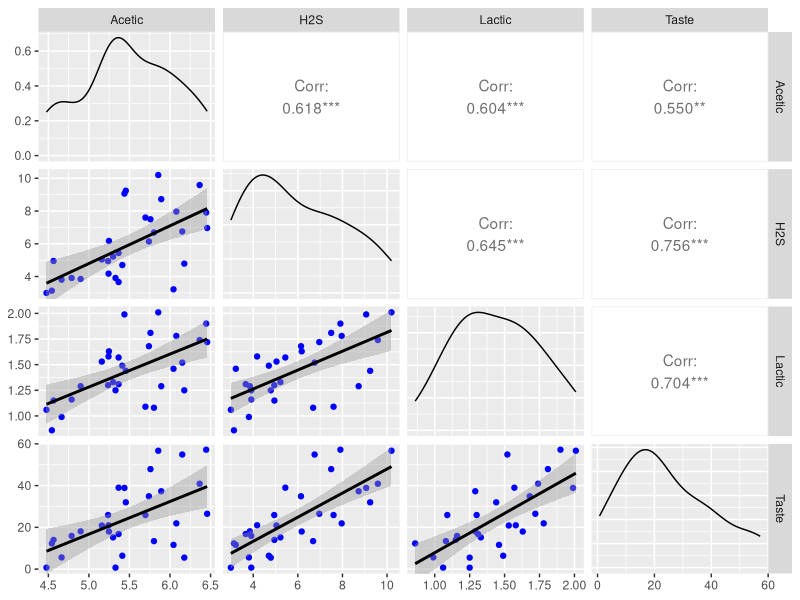
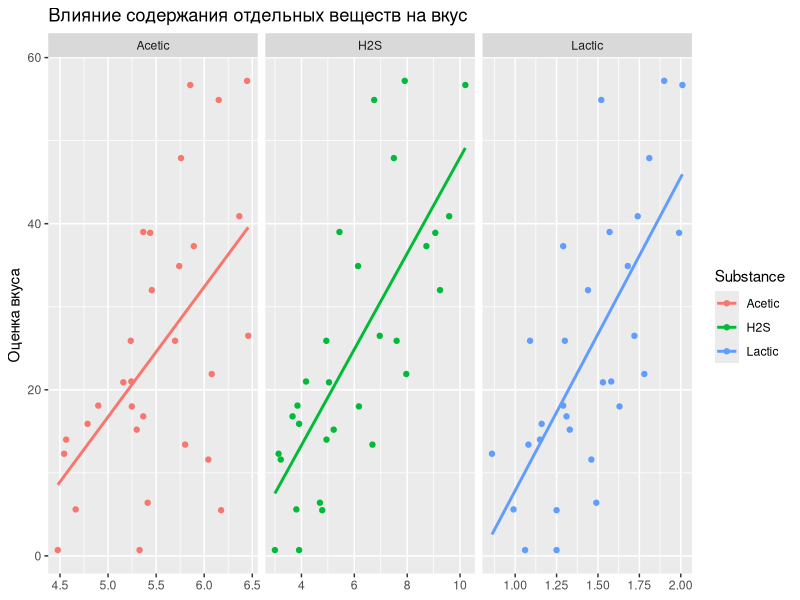
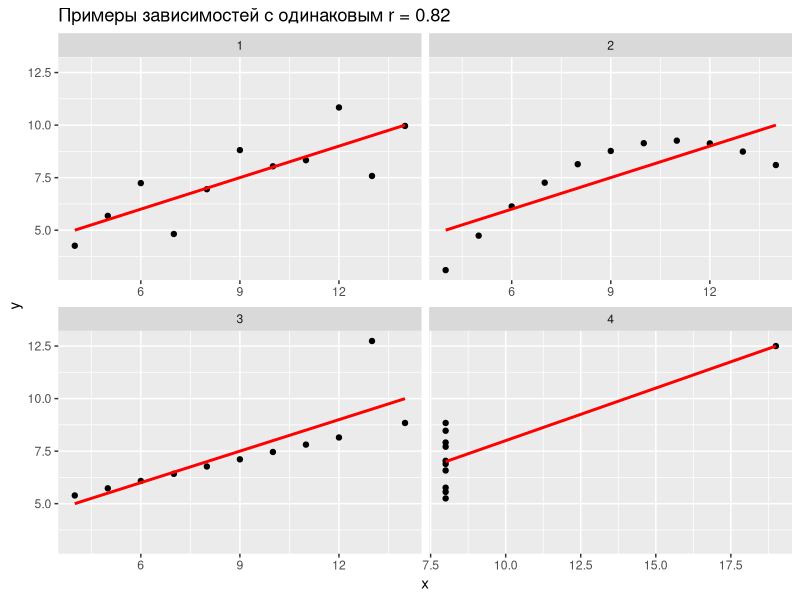
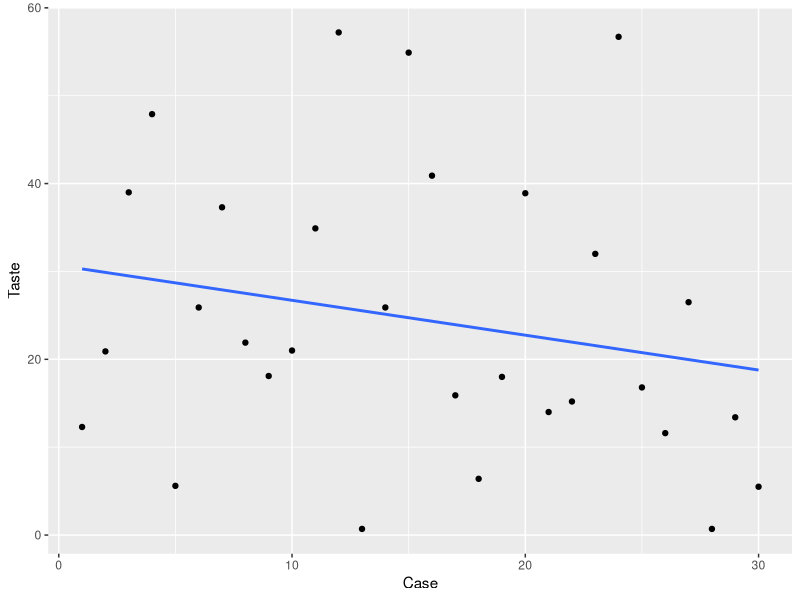
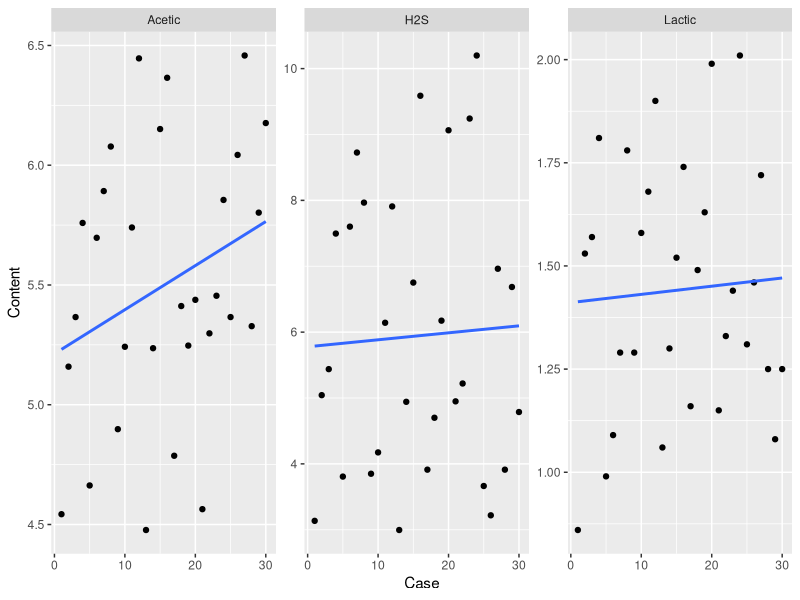
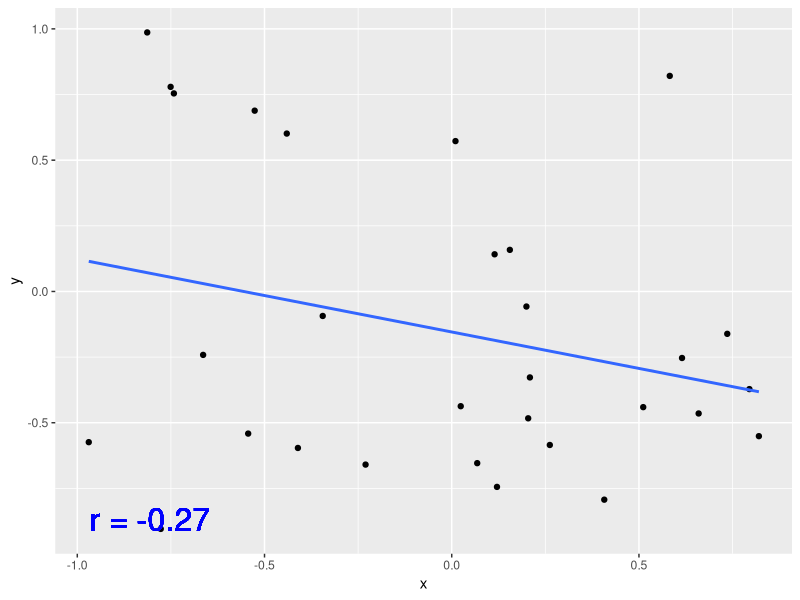
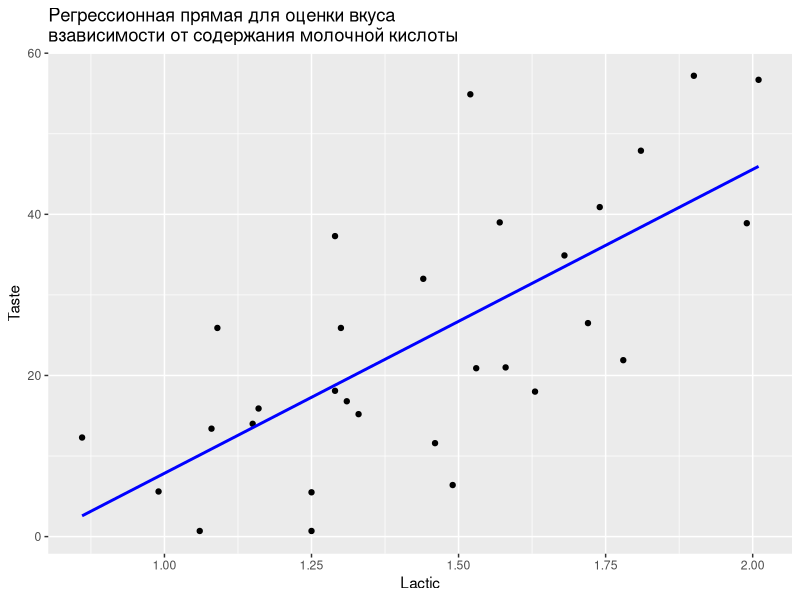
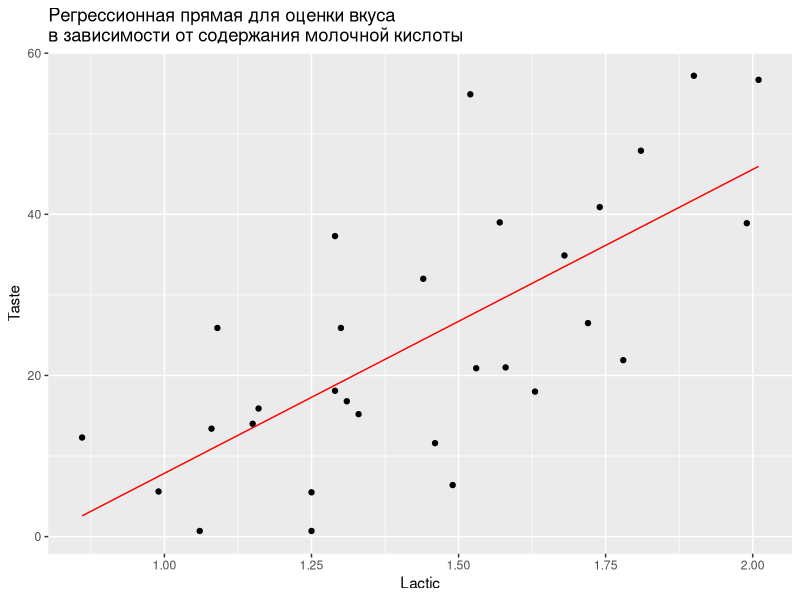

Recreate these plots in R, in order.
## ---- chunk 1
knitr::opts_chunk$set(echo = TRUE, warning = FALSE)
options(width = 100) # ширина текстового вывода
options(digits = 3) # число знаков после запятой в выводе 
## ---- chunk 2
library(readr) # считывание данных из текстовых файлов
library(tidyverse) # манипулирование данными 
library(ggplot2) # визуализация 
library(GGally) # построение матрицы диаграмм рассеяния 
library(ggfortify) # визуализация диагностических графиков
library(modelr) # вспомогательные функции для работы с моделями
library(broom) # преобразование результатов моделирования в табличный вид
## ---- chunk 3
cheese <- read_tsv('data/cheese.txt', skip = 16)

glimpse(cheese) # Структура данных 
summary(cheese) # Описательная статистика + проверка пропущенных значений 
## ---- chunk 4
ggpairs(cheese, columns = c("Acetic", "H2S", "Lactic", "Taste"), # исключили номер образца 
        lower = list(continuous = wrap("smooth_lm", color = 'blue'))) # добавили тренд и покрасили точки 
## ---- chunk 5

cheese_tall <- cheese %>% 
  gather(key = 'Substance', value = 'Content', Acetic:Lactic)

## ---- chunk 6

ggplot(data = cheese_tall, 
       mapping = aes(x = Content, y = Taste, color = Substance)) + 
  geom_point() + 
  geom_smooth(method = 'lm', se = F) + 
  facet_wrap(~ Substance, scales = "free_x") + 
labs(title = 'Влияние содержания отдельных веществ на вкус', 
     y = 'Оценка вкуса', 
     x = NULL)

## ---- chunk 7
# Для двух столбцов: 
cor(cheese$Taste, cheese$Acetic)

# Для всех столбцов (кроме Case): 
options(digits = 3) # число знаков после запятой в выводе 

cheese %>% 
  select(-Case) %>%
  cor() 

## ---- chunk 8
head(anscombe, 3) 
## ---- chunk 9
anscombe_tall_x <- anscombe %>%
  select(x1:x4) %>% 
  gather(key = 'case', value = 'x') %>%
  mutate(case = stringr::str_sub(case, start = 2))

anscombe_tall_y <- anscombe %>% 
  select(y1:y4) %>% 
  gather(key = 'case', value = 'y') %>% 
  select(-case)

anscombe_tall <- bind_cols(anscombe_tall_x, anscombe_tall_y)

head(anscombe_tall, 3) 
## ---- chunk 10

anscombe_tall %>% group_by(case) %>% summarize(r = cor(x, y))

## ---- chunk 11
ggplot(data = anscombe_tall, mapping = aes(x, y)) + 
  geom_point() + 
  facet_wrap(~ case, ncol = 2, scales = 'free_x') + 
  geom_smooth(method = 'lm', se = F, color = 'red') +
  labs(title = "Примеры зависимостей с одинаковым r = 0.82")

## ---- chunk 12

# Количественная оценка выраженности связи 
cor(cheese)['Case', ] 

## ---- chunk 13
# Зависимость оценки вкуса от номера образца 
ggplot(data = cheese, mapping = aes(x = Case, y = Taste)) + 
  geom_point() + 
  geom_smooth(method = 'lm', se = F)

# Зависимость содержания веществ от номера образца 
ggplot(data = cheese_tall, 
       mapping = aes(x = Case, y = Content)) + 
  geom_point() + 
  geom_smooth(method ='lm', se = F) + 
  facet_wrap(~ Substance, scales = 'free_y')

## ---- chunk 14
set.seed(3) 
independent <- tibble( x = runif(n = 30, min = -1, max = 1), 
                       y = runif(n = 30, min= -1, max = 1) )

cor_independent <- with(independent, cor(x, y))

ggplot(data = independent, mapping = aes(x, y)) + 
  geom_point() + 
  geom_smooth(method = 'lm', se = F) + 
  geom_text(x = -1, y = -1, color = 'blue',
            vjust = -1, hjust = -0.1, size = 8, 
            label = paste('r =', round(cor_independent,2))) 
## ---- chunk 15

with(independent, cor.test(x, y))
## ---- chunk 16

# Для оценки вкуса и содержания химических веществ
with(cheese, cor.test(Taste, Acetic)) 
with(cheese, cor.test(Taste, H2S)) 
with(cheese, cor.test(Taste, Lactic)) 
## ---- chunk 17
# Для номера образца
with(cheese, cor.test(Taste, Case)) 
with(cheese, cor.test(Acetic, Case))
with(cheese, cor.test(Lactic, Case))
with(cheese, cor.test(H2S, Case))
## ---- chunk 18
cheese_corr <- Hmisc::rcorr(as.matrix(cheese)) 
cheese_corr 
## ---- chunk 19
ggplot(data = cheese, mapping = aes(Lactic, Taste)) + 
  geom_point() + 
  geom_smooth(method=lm, se=F, color='blue') + 
  labs(title = 'Регрессионная прямая для оценки вкуса\nвзависимости от содержания молочной кислоты')

## ---- chunk 20
m_Lactic <- lm(Taste ~ Lactic, data=cheese) 
# Выделение коэффициентов
coef_Lactic <- coef(m_Lactic) 
coef_Lactic 
## ---- chunk 21

names(m_Lactic) 

## ---- chunk 22
pred_Lactic <- cheese %>% add_predictions(m_Lactic)

ggplot(data = pred_Lactic) +
  geom_point(aes(Lactic, Taste)) +
  geom_line(aes(Lactic, pred), color = 'red') +
  labs(title='Регрессионная прямая для оценки вкуса\nв зависимости от содержания молочной кислоты')

## ---- chunk 23

grid_Lactic <- cheese %>%
  data_grid(Lactic) %>%
  add_predictions(m_Lactic)

ggplot(data = pred_Lactic) +
  geom_point(aes(Lactic, Taste)) +
  geom_line(aes(Lactic, pred), data = grid_Lactic, color = 'red') +
  labs(title = 'Регрессионная прямая для оценки вкуса\nв зависимости от содержания молочной кислоты')

## ---- chunk 24
ggplot(data = independent, mapping = aes(x, y)) + 
  geom_point() + 
  geom_smooth(method = 'lm', se = F) + 
  geom_text(x = -1, y = -1, color = 'blue',
            vjust = -1, hjust = -0.1, size = 8, 
            label = paste('r =', round(cor_independent,2))) 
## ---- chunk 25

m_ind <- lm(y ~ x, data = independent) 
coef(m_ind) 

## ---- chunk 26
summary(m_ind)
## ---- chunk 27
confint(m_ind)
## ---- chunk 28
summary(m_Lactic)
confint(m_Lactic)

## ---- chunk 29

Lactic_mtable <- tidy(m_Lactic)  %>%
  bind_cols(confint_tidy(m_Lactic))

Lactic_mtable
## ---- chunk 30
ggplot(data = Lactic_mtable, mapping = aes(x = term, y = estimate)) +
  geom_errorbar(aes(ymin = conf.low, ymax = conf.high), color = 'red') +
  geom_point() +
  geom_hline(yintercept = 0, linetype = 'dashed', color = 'red') +
  labs(title = 'Интервальная оценка коэффициентов для модели с Lactic',
       x = 'Коэффициент',
       y = NULL) 

## ---- chunk 31
-29.9 + 37.7 * 1.5
## ---- chunk 32
new_Lactic <- tibble(Lactic = seq(1, 2, by = 0.2))
new_Lactic_pred <- predict(m_Lactic, newdata = new_Lactic)

cbind(new_Lactic, Taste = new_Lactic_pred) # склеиваем результаты в одну таблицу
## ---- chunk 33

ggplot(data = pred_Lactic, mapping = aes(Lactic, Taste)) +
  geom_point() +
  geom_smooth(method = 'lm', 
              color = 'red') +
    geom_smooth(method = 'lm',
              level = .8,
              color = 'red') +
  labs(title = '80% и 90% доверительные интервалы для регрессионной прямой\nзависимости оценки вкуса от содержания молочной кислоты')

## ---- chunk 34

# 95% доверительный интервал для среднего

ci_Lactic <- predict(m_Lactic, 
                        newdata = cheese,
                        interval = 'confidence',
                        level = 0.95) %>%
  as.data.frame() %>%
  rename(lci = lwr, uci = upr)


# 95% доверительный интервал для отдельных наблюдений

pi_Lactic <- predict(m_Lactic, 
                        newdata = cheese,
                        interval = 'prediction',
                        level = 0.95) %>%
  as.data.frame() %>%
  select(-fit) %>% # точечный прогноз уже есть в наборе, удаляем этот столбец
  rename(lpi = lwr, upi = upr)

# Склеиваем все в одну таблицу
pred_Lactic2 <- bind_cols(cheese, ci_Lactic, pi_Lactic)

## ---- chunk 35

p_Lactic <- ggplot(data = pred_Lactic2) +
  
  geom_ribbon(aes(Lactic, ymin = lpi, ymax = upi), 
              fill = 'lightskyblue', alpha = 0.5) + 
  
  geom_ribbon(aes(Lactic, ymin = lci, ymax = uci), 
              fill = 'darkgray', alpha = 0.5) +
  
  geom_line(aes(Lactic, fit), color = 'red') +

  geom_point(aes(Lactic, Taste)) +

  labs(title = paste('Интервальный прогноз (95% интервалы) оценки вкуса', 
                     'в зависимости  от содержания молочной кислоты', 
                     sep = '\n'),
       y = 'Оценка вкуса' )

p_Lactic
## ---- chunk 36
outliers_Lactic <- pred_Lactic2 %>%
  filter(Taste < lpi | Taste > upi) %>%
  mutate(Error = Taste - fit)

outliers_Lactic

# Выделение выбросов на диаграмме рассеяния (предыдущий график)

p_Lactic +
  geom_point(aes(x = Lactic, y = Taste),
             data = outliers_Lactic,
             color = 'red', alpha = 0.5,
             size = 5) +
  geom_text(aes(x = Lactic, y = Taste, label = paste('Образец №', Case)),
            data = outliers_Lactic, 
            vjust = -0.8 )

## ---- chunk 37
ggplot(data = cheese, mapping = aes(Lactic, Taste)) +
  geom_point() +
  geom_hline(aes(yintercept = mean(Taste)), color = 'red', linetype = 'dashed') +
  geom_linerange(aes(ymin = mean(Taste), ymax = Taste))
## ---- chunk 38
ggplot(data = pred_Lactic, mapping = aes(Lactic, Taste)) +
  geom_point() +
  geom_line(aes(y = pred), color = 'red' ) +
  geom_hline(aes(yintercept = mean(Taste)), color = 'red', linetype = 'dashed') +
  geom_linerange(aes(ymin = mean(Taste), ymax = Taste), 
                 color = 'darkgray', linetype = 'dashed') +
  geom_linerange(aes(ymin = pred, ymax = Taste))
## ---- chunk 39

# Стандартное отклонение: 
paste('Стандартное отклонение:', round(sd(cheese$Taste), 1))

RSE_Lactic = summary(m_Lactic)$'sigma'
paste('Стандартная ошибка оценки:', round(RSE_Lactic, 1))

## ---- chunk 40
Rsq_Lactic <- summary(m_Lactic)$r.squared 
Rsq_Lactic

with(cheese, cor(Lactic, Taste)^2) 
## ---- chunk 41
glance(m_Lactic)
## ---- chunk 42

anova(m_Lactic)
